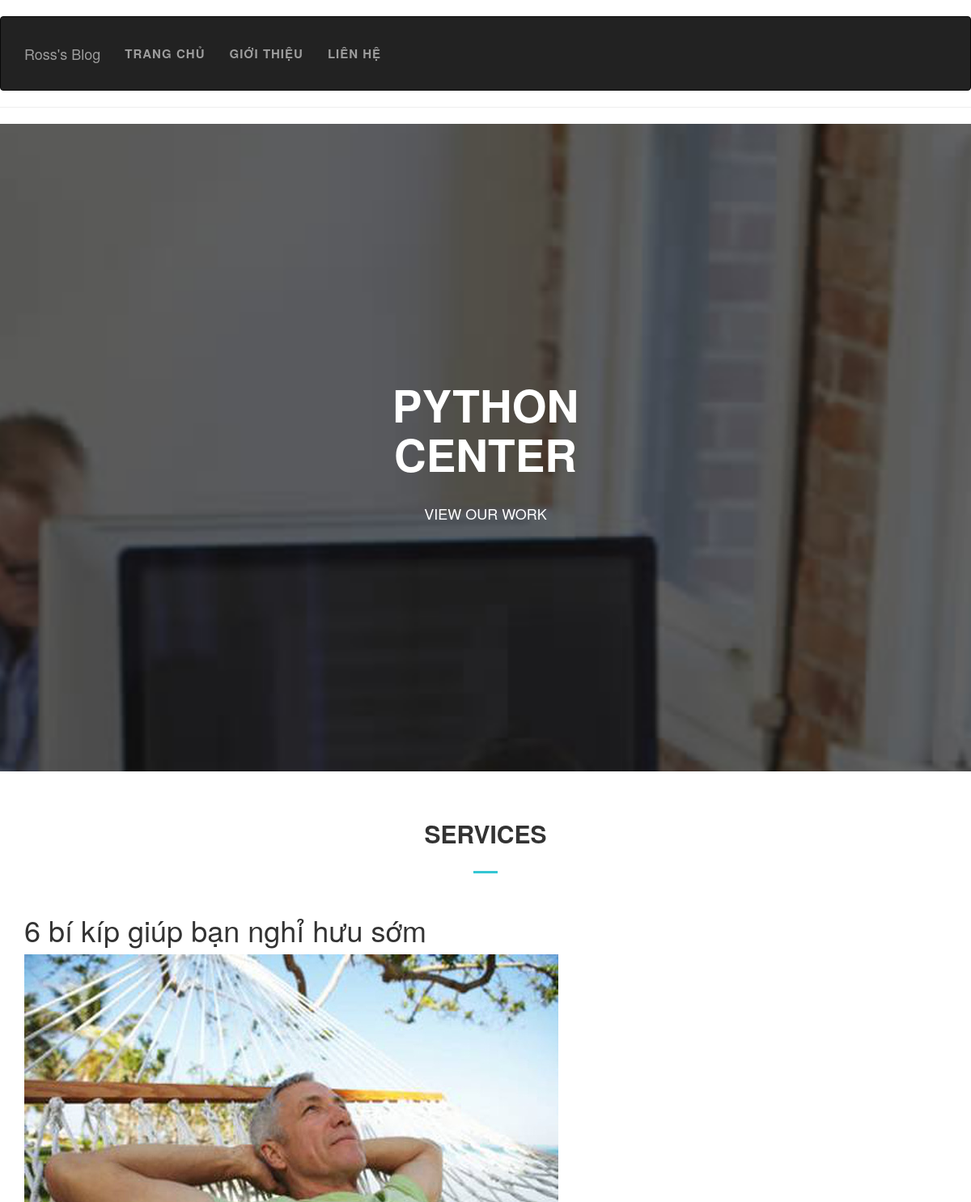
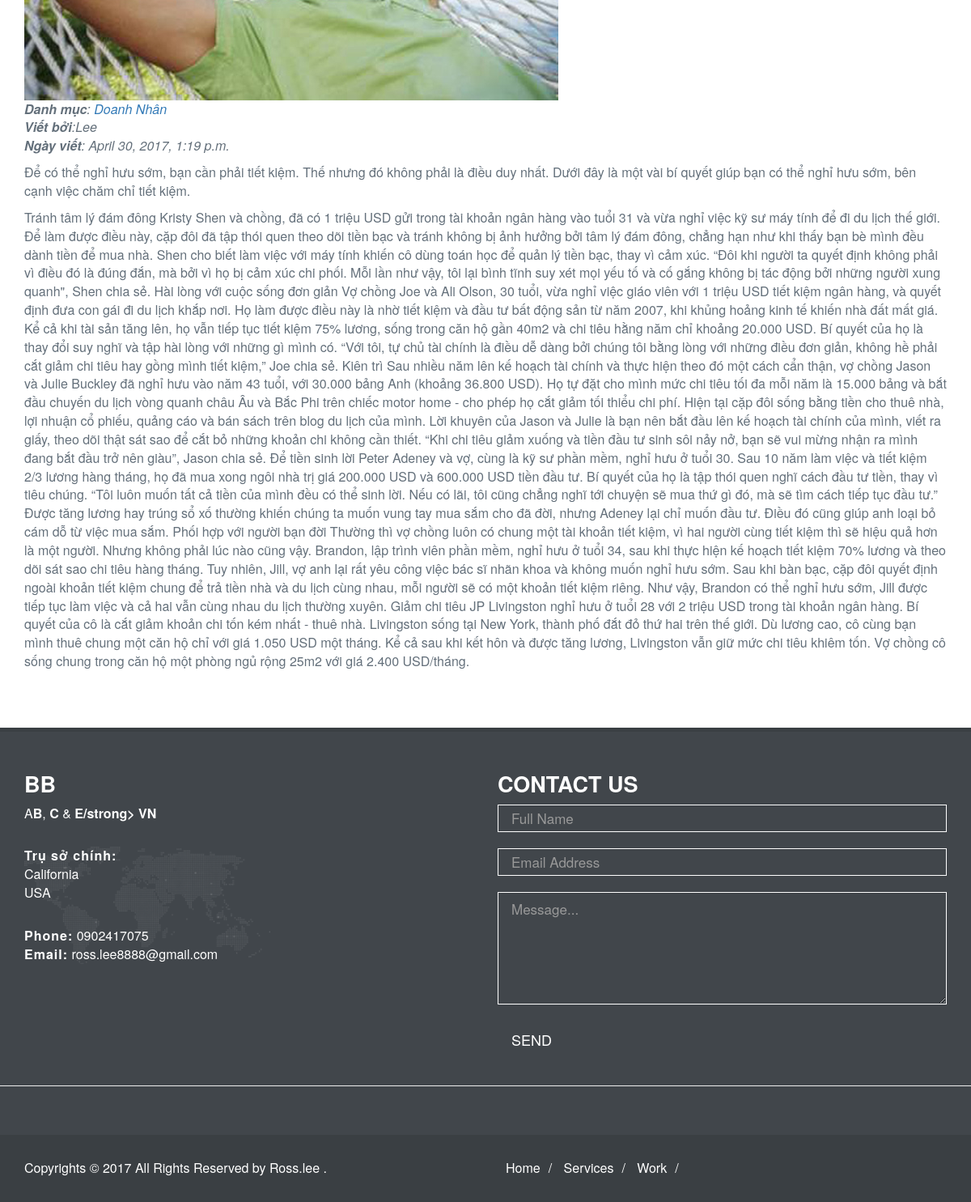
The page /detail/2/ on the database its author committed (2 pictures, top to bottom).
### news/models.py (models this page shows, shortened)
class News (models.Model) :
    category = models.ForeignKey(Category, on_delete = models.CASCADE)
    title = models.CharField(max_length = 200)
    author = models.CharField(max_length = 200)
    intro  = RichTextField()
    content = RichTextField()
    thumbnail = models.FileField( null= True, blank = True)
    created = models.DateTimeField()

class Category  (models.Model):
    name = models.CharField(max_length =200)
    def __str__(self):
        return self.name

### news/views.py (the view)
# urls.py: url(r'^detail/(?P<detail>[0-9]+)/$', views.detail, name = 'detail'),
def detail(request,detail):
    news_detail = News.objects.get(id =detail)
    all_cate = Category.objects.all()
    content ={'cate':all_cate,'detail': news_detail}
    return render (request, "detail.html",content)

### news/templates/detail.html
{% extends 'index.html' %}
{%  block body %}
<div id="main">
    <div class="news">
        <h1>{{ detail.title }}</h1>
        <img src=" {{detail.thumbnail.url}}" class="thumbs" />
        <p>
            <i><b>Danh mục</b>: <a href="">{{ detail.category}}</a><br />
            <b>Viết bởi</b>:{{ detail.author}}<br />
            <b>Ngày viết</b>: {{detail.created}}</i>
        </p>
        <p>
            {{ detail.intro|safe}}
        </p>
        <p>
            {{detail.content|safe}}
        </p>
    </div>
{% endblock %}

### news/static/css/style.css (style rules this page uses)
html, body { height: 100%; }
body { font-family: "Roboto Condensed", sans-serif; }
p { color: #64707b; font-size: 16px; font-weight: 300; }

### rows shown on the page
News: title "6 bí kíp giúp bạn nghỉ hưu sớm", thumbnail (picture), category "Doanh Nhân", author "Lee", created "April 30, 2017, 1:19 p.m.", intro "Để có thể nghỉ hưu sớm, bạn cần phải tiết kiệm. Thế nhưng đó không phải là điều duy nhất. Dưới đây là một vài bí quyết giúp bạn có thể nghỉ hưu sớm, bên cạnh việc chăm chỉ tiết kiệm.", content "Tránh tâm lý đám đông Kristy Shen và chồng, đã có 1 triệu USD gửi trong tài khoản ngân hàng vào tuổi 31 và vừa nghỉ việc kỹ sư máy tính để đi du lịch thế giới. Để làm được điều này, cặp đôi đã tập thói quen theo dõi tiền bạc và tránh không bị ảnh hưởng bởi tâm lý đám đông, chẳng hạn như khi thấy bạn bè mình đều dành tiền để mua nhà. Shen cho biết làm việc với máy tính khiến cô dùng toán học để quản lý tiền bạc, thay vì cảm xúc. “Đôi khi người ta quyết định không phải vì điều đó là đúng đắn, mà bởi vì họ bị cảm xúc chi phối. Mỗi lần như vậy, tôi lại bình tĩnh suy xét mọi yếu tố và cố gắng không bị tác động bởi những người xung quanh\", Shen chia sẻ. Hài lòng với cuộc sống đơn giản Vợ chồng…"
